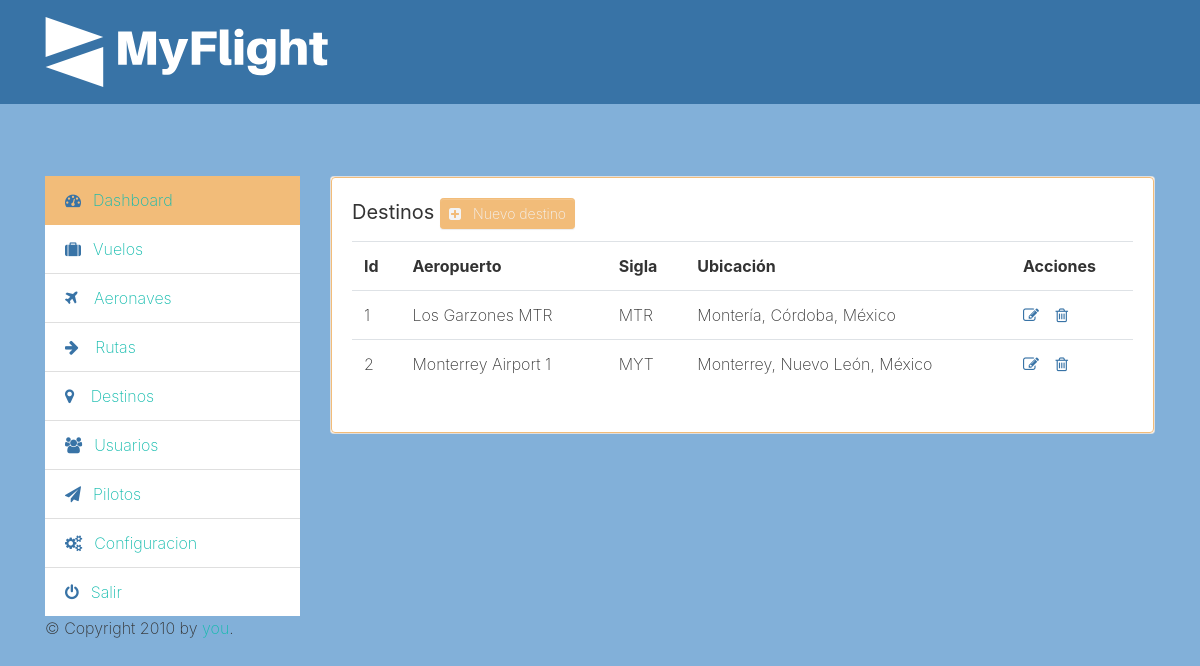
The page /admin/locations/list (signed in) on the database its author committed.
### tables this page shows
CREATE TABLE destinos (id INTEGER PRIMARY KEY AUTOINCREMENT, nombre_aeropuerto VARCHAR (255), sigla_aeropuerto VARCHAR (45), municipios_id INTEGER REFERENCES municipios (id) ON DELETE NO ACTION ON UPDATE NO ACTION, UNIQUE (nombre_aeropuerto ASC, sigla_aeropuerto ASC) ON CONFLICT ABORT);

CREATE TABLE municipios (id INTEGER PRIMARY KEY AUTOINCREMENT, nombre VARCHAR (255), descripcion VARCHAR (255), departamentos_id REFERENCES departamentos (id) ON DELETE NO ACTION ON UPDATE NO ACTION);

CREATE TABLE departamentos (id INTEGER PRIMARY KEY AUTOINCREMENT, nombre VARCHAR (255), descripcion VARCHAR (255), paises_id INTEGER REFERENCES paises (id) ON DELETE NO ACTION ON UPDATE NO ACTION);

CREATE TABLE paises (id INTEGER PRIMARY KEY AUTOINCREMENT, nombre VARCHAR (255), descripcion VARCHAR (255));

### app.py (the view)
@app.route("/admin/locations/list", methods=['GET'])
def locations_list():
    con = connection()
    cur = con.cursor()
    locations_statement = "SELECT destinos.id, destinos.nombre_aeropuerto, destinos.sigla_aeropuerto, municipios.nombre, departamentos.nombre, paises.nombre from destinos inner join municipios on municipios.id = destinos.municipios_id inner join departamentos on departamentos.id = municipios.departamentos_id inner join paises on paises.id = departamentos.paises_id order by destinos.id asc limit 10"
    cur.execute(locations_statement)
    locations = cur.fetchall()
    return render_template('locations_list.html', locations=locations)

### app.py (called while the page is built)
def connection():
    con = sqlite3.connect("myflight.sqlite")
    return con

### templates/locations_list.html (shortened to what this page needs)
{% extends "layout.html" %}
{% block head %}
  {{ super() }}
{% endblock %}
{% block menu %}
  {{ super() }}
{% endblock %}
{% block content %}
<h5 class="card-title"><b>Destinos</b>  <a href="{{ url_for('locations_add') }}" class="btn btn-sm btn-primary text-light"><i class="fa fa-plus-square mr-2 text-light"></i>Nuevo destino</a></h5>
<table class="table">
  <tr>
    <th>Id</th>
    <th>Aeropuerto</th>
    <th>Sigla</th>
    <th>Ubicación</th>
    <th>Acciones</th>
  </tr>
  {% for location in locations %}
  <tr>
    <td>{{ location.0 }}</td>
    <td>{{ location.1 }}</td>
    <td>{{ location.2 }}</td>
    <td>{{ location.3 }}, {{ location.4 }}, {{ location.5}}</td>
    <td>
      <a href="{{ url_for('locations_edit', location_id=location.0) }}"><i class="fa fa-pencil-square-o mr-2 text-secondary"></i></a>
      <a href="#" class="delete_location" data-location="{{ location.0 }}" ><i class="fa fa-trash-o mr-2 text-secondary"></i></a>
    </td>
  </tr>
  {% endfor %}
</table>
{% endblock %}
{% block footer %}
  {{ super() }}
{% endblock %}

### templates/layout.html (shortened to what this page needs)
<!DOCTYPE html>
<html>
<head>
  <link rel="stylesheet" href="https://cdnjs.cloudflare.com/ajax/libs/font-awesome/4.7.0/css/font-awesome.min.css" type="text/css">
  <link rel="stylesheet" href="{{ url_for('static', filename='theme.css') }}" type="text/css">
  {% block head %}
  <link rel="stylesheet" href="{{ url_for('static', filename='style.css') }}" type="text/css">
  {% endblock %}
</head>
<body>
  <nav class="navbar navbar-expand-md navbar-dark bg-secondary">
    <div class="container">
      <div class="collapse navbar-collapse" id="navbar18"> <a class="navbar-brand d-none d-md-block" href="#">
          <img src="{{ url_for('static', filename='logo.svg') }}" class="d-inline-block align-top" alt="" height="70"></a>
      </div>
    </div>
  </nav>
  <div class="py-5">
    <div class="container">
      <div class="row">
        <div class="col-md-3" style="">
          <ul class="list-group list-group-flush">
            {% block menu %}
            <li class="list-group-item active"><a href="{{ url_for('admin_dashboard') }}"><i class="fa mr-2 fa-tachometer text-secondary"></i>Dashboard</a></li>
            <li class="list-group-item"><a href="{{ url_for('flights_add') }}"><i class="fa mr-2 fa-suitcase text-secondary"></i>Vuelos</a></li>
            <li class="list-group-item"><a href="{{ url_for('planes_add') }}"><i class="fa mr-2 fa-plane text-secondary"></i>&nbsp;Aeronaves</a></li>
            <li class="list-group-item"><a href="{{ url_for('routes_add') }}"><i class="fa mr-2 fa-arrow-right text-secondary"></i>&nbsp;Rutas</a></li>
            <li class="list-group-item"><a href="{{ url_for('locations_list') }}"><i class="fa mr-2 fa-map-marker text-secondary"></i>&nbsp;Destinos</a></li>
            <li class="list-group-item"><a href="{{ url_for('users_list') }}"><i class="fa mr-2 fa-users text-secondary"></i><span style="font-size: 1rem;">Usuarios</span></a></li>
            <li class="list-group-item"><a href="{{ url_for('pilots_add') }}"><i class="fa fa-paper-plane mr-2 text-secondary"></i><span style="font-size: 1rem;">Pilotos</span></a></li>
            <li class="list-group-item"><a href="{{ url_for('admin_settings') }}"><i class="fa fa-gears mr-2 text-secondary"></i><span style="font-size: 1rem;">Configuracion</span></a></li>
            <li class="list-group-item"><a href="{{ url_for('logout') }}"><i class="fa fa-power-off mr-2 text-secondary"></i><span style="font-size: 1rem;">Salir</span></a></li>
            {% endblock %}
          </ul>
        </div>
        <div class="col-md-9" style="">
          <div class="card">
            <div class="card-body border border-primary rounded">
              {% block content %}{% endblock %}
            </div>
          </div>
        </div>
      </div>
    </div>
    <div class="container">
      <div class="row" id="footer">
        {% block footer %}
        <div class="col">
          &copy; Copyright 2010 by <a href="http://domain.invalid/">you</a>.
        </div>
        {% endblock %}
      </div>
    </div>
  </div>
</body>
</html>

### rows shown on the page
destinos: id "1", nombre_aeropuerto "Los Garzones MTR", sigla_aeropuerto "MTR", nombre "Montería", nombre "Córdoba", nombre "México"
destinos: id "2", nombre_aeropuerto "Monterrey Airport 1", sigla_aeropuerto "MYT", nombre "Monterrey", nombre "Nuevo León", nombre "México"
